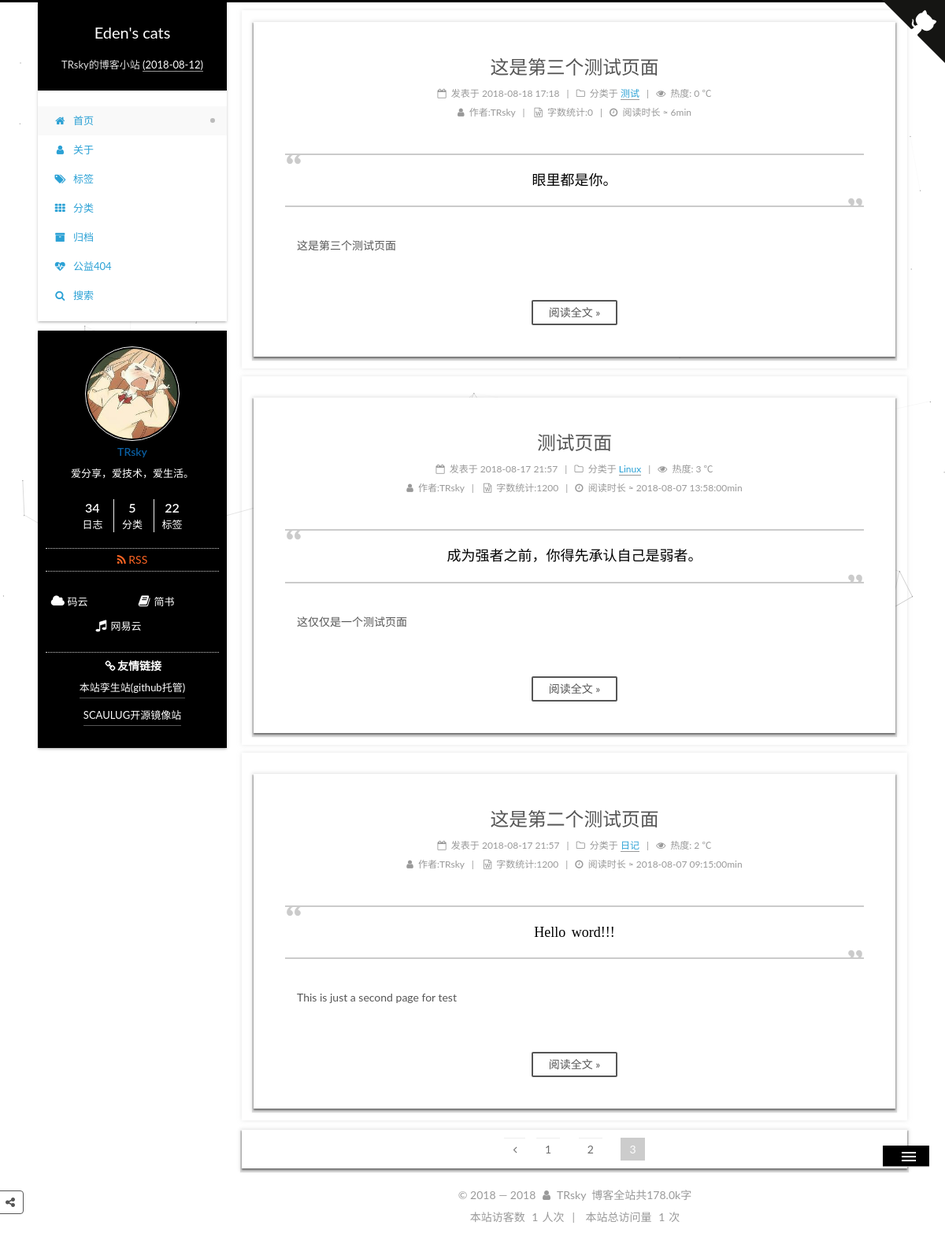
/?page=3, run on the app's committed database.
### apps/blog/models.py (models this page shows, shortened)
class Article(models.Model):
    STATUS_CHOICES = (
        ('draft', '草稿'),
        ('publish', '发表'),
    )
    title = models.CharField(verbose_name='标题', max_length=100)
    content = models.TextField(verbose_name='正文', blank=True, null=True)
    status = models.CharField(verbose_name='文章状态', max_length=10, choices=STATUS_CHOICES, default='publish')
    created_time = models.DateTimeField(verbose_name='创建时间', default=now)
    public_time = models.DateTimeField(verbose_name='发布时间', blank=True, null=True)
    modified_time = models.DateTimeField(verbose_name='修改时间', default=now)
    words = models.PositiveIntegerField(verbose_name='文章字数', default=0)
    time = models.PositiveIntegerField(verbose_name='阅读时长', default=0 )
    views = models.PositiveIntegerField(verbose_name='访问量', default=0)
    slogan = models.TextField(verbose_name='标语', blank=True, null=True)
    excerpt = models.CharField(verbose_name='文章摘要', max_length=500, blank=True)
    category = models.ForeignKey(Category, verbose_name='分类', on_delete=models.CASCADE, blank=False, null=False)
    tags = models.ManyToManyField(Tag, verbose_name='标签', blank=True)
    author = models.ForeignKey(User, verbose_name='作者', on_delete=models.CASCADE, blank=False, null=False)
    class Meta:  # 按文章创建日期降序排序
        ordering = ['-public_time']
        verbose_name = '文章'  # 指定后台显示模型名称
        verbose_name_plural = '文章列表'  # 指定后台显示模型复数名称
        db_table = 'article'  # 数据库表
        get_latest_by = 'created_time'

class Category(models.Model):
    name = models.CharField(verbose_name='类别', max_length=100)
    created_time = models.DateField(verbose_name='创建时间', default=now)
    modified_time = models.DateField(verbose_name='修改时间', default=now)
    def __str__(self):
        return self.name
    class Meta:
        ordering = ['name']
        verbose_name = '类别名称'
        verbose_name_plural = '分类列表'
        db_table = 'category'   # 数据库表名

### apps/blog/views.py (the view)
# urls.py: 2. Add a URL to urlpatterns:  path('', views.home, name='home')
def home(request):
    posts = Article.objects.all().filter(status='publish', public_time__isnull=False)   # 获取主页的全部 Article 对象, 状态为已发布，发布时间不为空
    paginator = Paginator(posts, settings.PAGE_NUM, 2)  # 每页显示数量，对应settings.py中的PAGE_NUM， 当只有2时候，合并为上一页
    page = request.GET.get('page')  # 获取URL中page参数的值
    try:
        post_list = paginator.page(page)
    except PageNotAnInteger:
        post_list = paginator.page(1)
    except EmptyPage:
        post_list = paginator.page(paginator.num_pages)
    return render(request, 'home.html', context={'post_list': post_list, 'category_list': categories, 'months': months})

### apps/blog/templatetags/pagetag.py (called while the page is built)
@register.simple_tag
def pagination_pages(curr_page, loop_page):
    offset = abs(curr_page - loop_page)
    if offset < 3:
        if curr_page == loop_page:
            page_element = '<span class="page-number current">%s</span>' % loop_page
        else:
            page_element = ' <a class="page-number" href="?page=%s">%s</a>' % (loop_page, loop_page)
        return format_html(page_element)
    else:
        return ''

### templates/home.html (shortened to what this page needs)
{% extends "base.html" %}
{% load static %}
{% load pagetag %}
{% block content %}
		<div class="content-wrap">
						<div id="content" class="content">
							<section id="posts" class="posts-expand">
                                {% for post in post_list %}
								<article class="post post-type-normal" itemscope="" itemtype="http://schema.org/Article">
									<div class="post-block" style="opacity: 1; display: block;">
										<header class="post-header" style="opacity: 1; display: block; transform: translateY(0px);">
											<h1 class="post-title" itemprop="name headline">
                                                <a class="post-title-link" href="{% url 'detail' id=post.id %}" itemprop="url">
                                                   {{ post.title }}</a></h1>
											    <div class="post-meta">
												<span class="post-time"><span class="post-meta-item-icon"><i class="fa fa-calendar-o"></i></span>
                                                    <span class="post-meta-item-text">发表于</span>
													<time title="创建于" itemprop="dateCreated datePublished" datetime="2018-01-17T00:15:31+08:00">
														{{ post.public_time|date:'Y-m-d H:i'}}
													</time>
                                                </span>
                                                <span class="post-category"><span class="post-meta-divider">|</span>
                                                <span class="post-meta-item-icon"><i class="fa fa-folder-o"></i></span>
                                                <span class="post-meta-item-text">分类于</span>
                                                <span itemprop="about" itemscope="" itemtype="http://schema.org/Thing">
                                                    <a href="/categories/Django-Xadmin打造在线教育平台/" itemprop="url" rel="index">
                                                        <span itemprop="name">{{ post.category }}</span></a></span>
                                                </span>
                                                <span id="{% url 'detail' id=post.id %} " class="leancloud_visitors" data-flag-title="{{ post.title }}">
                                                    <span class="post-meta-divider">|</span><span class="post-meta-item-icon">
                                                    <i class="fa fa-eye"></i></span> <span class="post-meta-item-text">热度:</span>
                                                <span class="leancloud-visitors-count">{{ post.views }}</span> <span>℃</span>
                                                </span>
												<div class="post-wordcount">
                                                    <span class="post-meta-item-icon"><i class="fa fa-user"></i> </span>
                                                    <span class="post-meta-item-text">作者:</span><span title="作者">{{ post.author }}</span>
                                                    <span class="post-meta-divider">|</span>
													<span class="post-meta-item-icon"><i class="fa fa-file-word-o"></i></span >
                                                    <span class="post-meta-item-text">字数统计:</span><span title="字数统计">{{ post.words }}</span>
                                                    <span class="post-meta-divider">|</span><span class="post-meta-item-icon">
                                                    <i class="fa fa-clock-o"></i></span>
                                                    <span class="post-meta-item-text">阅读时长 ≈</span><span title="阅读时长"> {{ post.time }}min</span>
												</div>
											</div>
										</header>
										<div class="post-body" itemprop="articleBody" style="opacity: 1; display: block; transform: translateY(0px);">
											<blockquote class="blockquote-center">
												<p>
													{{ post.slogan }}
												</p>
											</blockquote>
											<div class="note">
												{{ post.content|striptags|truncatechars:300 }}
											</div>
											<div class="post-button text-center">
												<a class="btn" href="{% url 'detail' id=post.id %}" rel="contents">阅读全文 »</a>
											</div>
										</div><div></div><div></div>
									</div>
								</article>
								{% endfor %}
							</section>
                                <nav class="pagination" style="opacity: 1; display: block;">
                                {% if post_list.object_list and post_list.paginator.num_pages > 1 %}
                                    {% if post_list.has_previous %}
                                          <a class="extend next" rel="next" href="?page={{ post_list.previous_page_number }}"><i class="fa fa-angle-left"></i></a>
                                        {% endif %}
                                    {% for pg in post_list.paginator.page_range %}
                                       {% pagination_pages post_list.number pg %}
                                    {% endfor %}
                                {% endif %}
							</nav>
						</div>
					</div>
        {% include "leftSidebar.html" %}
{% endblock %}

### static/css/style.css (style rules this page uses)
html * { -webkit-font-smoothing: antialiased; -moz-osx-font-smoothing: grayscale; }
*, *:after, *:before { -webkit-box-sizing: border-box; -moz-box-sizing: border-box; box-sizing: border-box; }

### data on the page
Article: title "这是第三个测试页面", public_time "2018-08-18 17:18", category "测试", views "0", author "TRsky", words "0", time "6", slogan "眼里都是你。", content "这是第三个测试页面"
Article: title "测试页面", public_time "2018-08-17 21:57", category "Linux", views "3", author "TRsky", words "1200", time "2018-08-07 13:58:00", slogan "成为强者之前，你得先承认自己是弱者。", content "这仅仅是一个测试页面"
Article: title "这是第二个测试页面", public_time "2018-08-17 21:57", category "日记", views "2", author "TRsky", words "1200", time "2018-08-07 09:15:00", slogan "Hello word!!!", content "This is just a second page for test"
